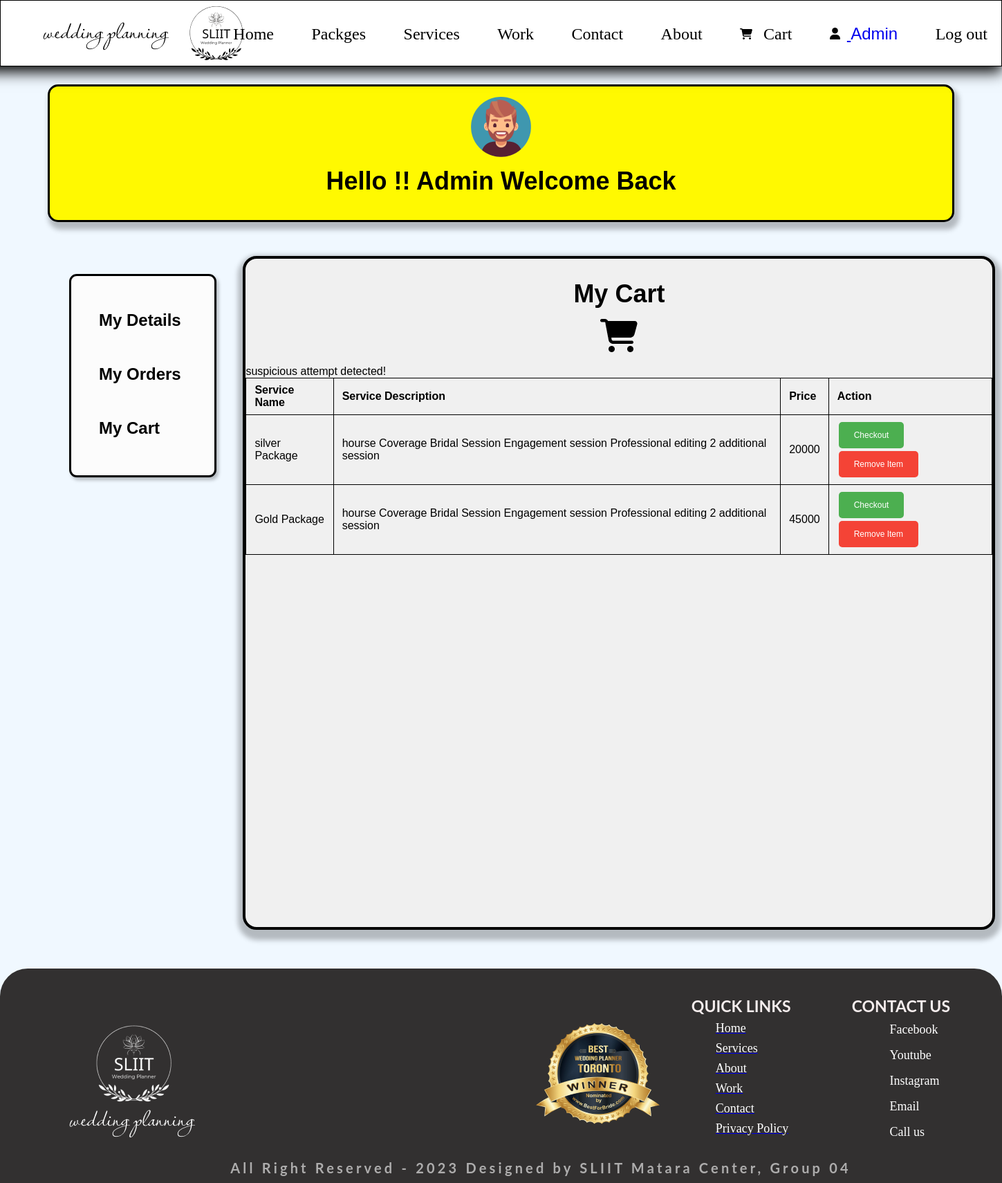
Page /mycart.php?message=accessesdenied (signed in) on the committed database.
### tables this page shows
CREATE TABLE `cart` (
  `id` int(100) NOT NULL,
  `serviceName` varchar(500) NOT NULL,
  `Image` varchar(200) NOT NULL,
  `Price` int(40) NOT NULL,
  `description` varchar(500) NOT NULL,
  `category` varchar(200) NOT NULL,
  `user_id` int(200) NOT NULL
);

### mycart.php (the view, shortened to what this page needs)
<?php
include_once 'logHeader.php';
?>
<?php
require 'includes/config.php';
$UserID = $_SESSION["uid"];
?>
<?php
        $sql = "Select * from user_details where user_id = $UserID " ;
        $result = $conn->query($sql) ;
        if($result->num_rows > 0){
                while($row = $result->fetch_assoc()){
                    $profile = array();
                    $profile["UserID"] = $row["user_id"];
                    $profile["FirstName"] = $row["fname"];
                    $profile["LastName"] = $row["lname"];
                    $profile["Phone"] = $row["phone_No"];
                    $profile["Address"] = $row["address"];
                    $profile["City"] = $row["city"];
                    $profile["PostalCode"] = $row["postalcode"];
                }
        }else {
                echo "empty table";
        }
?>
<link rel="stylesheet" href="./Style/myprofile.css">
<link rel="stylesheet" href="./Style/mycart.css">
        <main>
            <section class="main-banner">
                <div>
                   <center> <img src="./images/userprofile/icon-256x256 1.png" style="margin-top: 15px;" >
                    <div class="welcome-msg" >
                        <h2>Hello !!
                    <?php
                        if(isset($_SESSION["fname"])){
                            echo $profile["FirstName"] ;
                        }else {
                            echo "User" ;
                        } ?>
                        Welcome Back </h2>
                    </div>
                </center>
                </div>
            </section>
            <div class="user-container">
                <div class="user-sidebar">
                  <ul class="user-menu">
                    <li><a href="./myprofile.php">My Details</a></li>
                    <li><a href="./myorders.php">My Orders</a></li>
                    <li><a href="./mycart.php">My Cart</a></li>
                  </ul>
            </div>
                <section class="details-section">
                    <div class="welcome-msg" >
                         <center><h2 style="margin-top: 30px;">My Cart</h2> </center>
                    </div>
                    <center><img src="./images/checkout/cart-s.png" style="margin-top: 15px; margin-bottom: 15px;" ></center>
        <?php
          if(isset($_GET["message"])){
            if($_GET["message"]=="accessesdenied"){
              echo'<div class = "message error">suspicious attempt detected!</div>';
            }elseif($_GET["message"]=="removed"){
                echo "<script> alert ('Product successfully! Removed from your Cart') </script>";
            }elseif($_GET["message"]=="removefailed"){
              echo'<div class = "message error">remove product Failed!</div>';
            }elseif($_GET["message"]=="addedtocart"){
              echo "<script> alert ('Product successfully!Added to your cart !') </script>";
            }elseif($_GET["message"]=="failedtoaddtocart"){
              echo'<div class = "message error">add product to cart: Failed!</div>';
            }
            elseif($_GET["message"]=="productnotfound"){
              echo'<div class = "message error">Product Not Found!</div>';
            }
          }
          $sql = "SELECT * from cart where user_id =$UserID ORDER BY id DESC " ;
            $cartresult = $conn->query($sql) ;
          if ($cartresult->num_rows > 0) {
            while ($row = $cartresult->fetch_assoc()) {
                $cart[]=$row;
            } ?>
<table>
    <thead>
        <tr>
            <th>Service Name</th>
            <th>Service Description</th>
            <th>Price</th>
            <th>Action</th>
        </tr>
    </thead>
    <tbody>
    <?php foreach ($cart as $cart): ?>
        <tr>
            <td><?php echo $cart['serviceName']." Package" ?></td>
            <td><?php echo $cart['description'] ?></td>
            <td><?php echo $cart['Price'] ?></td>
            <td>
                        <div id="edit-btn">
                        <a href = "checkout.php?servicename=<?php echo $cart['serviceName']."&userid=".$cart['user_id']."&cartid=".$cart['id']?>"><button id="edit-btn">Checkout</button></a>
                        </div>
                        <div id = "delete-btn">
                        <a href = "deletecart.php?cartid=<?php echo $cart['id']."&userid=".$cart['user_id']?>"><button id="delete-btn">Remove Item</button></a>
                        </div>
                    </td>
        </tr>
        <?php endforeach; ?>
    </tbody>
</table>
<?php
              }
              else
              {
              echo "No Items Found on Your Cart";
              }
     ?>
                </section>
        </main>
        <footer id="footer">
                <div>
                    <div>
                        <img src="./Src/Images/logo/white-logo.png" alt="">
                        <img src="./Src/Images/footer/Planner 1.png" alt="">
                        <ul>
                            <a href="./index.php"><li>Home</li></a>
                            <a href="./service.php"><li>Services</li></a>
                            <a href="./LogAboutus.php"><li>About</li></a>
                            <a href="#"><li>Work</li></a>
                            <a href="./LogContact.php"><li>Contact</li></a>
                            <a href="./privacy_policy.php"><li>Privacy Policy</li></a>
                        </ul>
                        <ul>
                            <a href="#"></a><li>Facebook</li></a>
                            <a href="#"></a><li>Youtube</li></a>
                            <a href="#"></a><li>Instagram</li></a>
                            <a href="#"></a><li>Email</li></a>
                            <a href="#"></a><li>Call us</li></a>
                        </ul>
                    </div>
                    <h3>Quick links</h3>
                    <h3>Contact Us</h3>
                    <p>All Right Reserved - 2023 Designed by SLIIT Matara Center, Group 04</p>
                </div>
        </footer>
    </body>
</html>

### Style/logheader.css (style rules this page uses)
* { margin: 0; padding: 0; font-family: Arial, Helvetica, sans-serif; }
body { background-color: aliceblue; }

### Style/myprofile.css (style rules this page uses)
* { margin: 0; padding: 0; font-family: Arial, Helvetica, sans-serif; }
body { background-color: aliceblue; }
main { position: relative; }
.main-banner { position: absolute; width: 90%; height: 193px; top: 125px; bottom: 0; left: 0; right: 0; margin: auto; display: block; border-radius: 15px; border: 3px solid #000; background: #fff901; box-shadow: 4px 8px 7px 3px rgba(0, 0, 0, 0.25); }
.user-container { border: 2px solid red; width: 200px; position: absolute; top: 300px; left: 100px; list-style: none; width: 207px; height: 288px; flex-shrink: 0; border-radius: 11px; border: 3px solid #000; background: #fcfcfc; box-shadow: 3px 4px 5px 0px rgba(0, 0, 0, 0.25); }
.user-menu > li { margin-left: 40px; text-decoration: none; margin-top: 50px; list-style: none; }
.user-menu > li > a { text-decoration: none; color: #000; font-family: Arial, Helvetica, sans-serif; font-size: 24px; font-weight: 700; }
.welcome-msg { color: #000; font-family: Arial, Helvetica, sans-serif; font-size: 24px; font-style: normal; font-weight: 700; line-height: normal; margin-top: 10px; }
.details-section { width: 1080px; height: 966px; flex-shrink: 0; background-color: red; position: absolute; left: 120%; top: -10%; border-radius: 20px; border: 4px solid #000; background: #f0f0f0; box-shadow: 1px 7px 7px 8px rgba(0, 0, 0, 0.25); -webkit-border-radius: 20px; -moz-border-radius: 20px; -ms-border-radius: 20px; -o-border-radius: 20px; }
footer > div { height: 310px; flex-shrink: 0; border-radius: 40px 40px 0px 0px; background: #323030; margin-top: 90%; }
footer > div > div { display: flex; justify-content: space-around; align-items: center; }
footer > div > div > img:nth-child(1) { margin-top: 33px; }
footer > div > div > img:nth-child(2) { margin-left: 300px; margin-top: 57px; }
footer > div > div ul { display: inline-flex; flex-direction: column; justify-content: center; align-items: flex-start; gap: 8px; margin-top: 70px; margin-left: -100px; }
footer > div > div > ul:nth-child(3) { padding-right: 65px; }
footer > div > div > ul li { list-style: none; cursor: pointer; font-size: 16px; color: #ffffff; font-family: saunion-serif, Georgia, Times New Roman, Times, serifns-serif; font-size: 18px; font-style: normal; font-weight: 400; line-height: normal; }
footer > div > h3 { color: #f5eded; font-family: Lato; font-size: 23px; font-style: normal; font-weight: 700; line-height: normal; text-transform: uppercase; }
footer > div { position: relative; }
footer > div > h3:nth-child(2) { position: absolute; right: 0; top: 0; left: 69%; margin-top: 40px; }
footer > div > h3:nth-child(3) { position: absolute; right: 0; top: 0; left: 85%; margin-top: 40px; }
footer > div > p:nth-child(4) { color: #ffffff; font-family: Lato; font-size: 20px; font-style: normal; font-weight: 700; line-height: normal; letter-spacing: 4.2px; opacity: 0.6; margin: auto; position: relative; display: inline-block; margin-left: 23%; margin-top: 2%; }

### Style/mycart.css (style rules this page uses)
#edit-btn { background-color: #4caf50; border: none; color: white; padding: 5px 10px; text-align: center; text-decoration: none; display: inline-block; font-size: 12px; margin: 2px 2px; cursor: pointer; border-radius: 5px; }
#delete-btn { background-color: #f44336; border: none; color: white; padding: 5px 10px; text-align: center; text-decoration: none; display: inline-block; font-size: 12px; margin: 2px 2px; cursor: pointer; border-radius: 5px; }

### mycart.php (style rules this page uses)
table { width: 100%; border-collapse: collapse; }
table, th, td { border: 1px solid black; }
th, td { padding: 8px 12px; text-align: left; }

### rows in the picture
cart: serviceName "silver", description "hourse Coverage Bridal Session Engagement session Professional editing 2 additional session", Price "20000"
cart: serviceName "Gold", description "hourse Coverage Bridal Session Engagement session Professional editing 2 additional session", Price "45000"

### other values in the picture
$_SESSION["fname"] "Admin"
$profile["FirstName"] "Admin"
